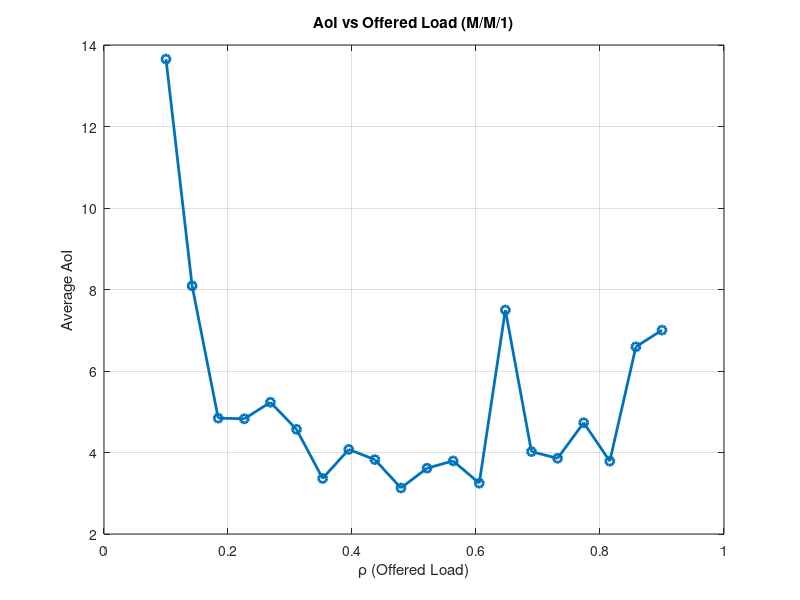

Write MATLAB code to recreate this figure.
clc; clear; close all;

T = 200;
mu = 1;

lambda_list = linspace(0.1, 0.9, 20);   % offered load range
rho_list = lambda_list / mu;

aoi_mm1 = zeros(size(lambda_list));

for k = 1:length(lambda_list)
    
    lambda = lambda_list(k);
    
    % ----- generate arrivals -----
    t = 0;
    gen_arr = [];
    while t < T
        t = t - log(rand)/lambda;
        gen_arr = [gen_arr, t];
    end
    
    n = length(gen_arr);
    del_times = zeros(1,n);
    
    % ----- M/M/1 service -----
    for i = 1:n
        service = -log(rand)/mu;
        if i == 1
            del_times(i) = gen_arr(i) + service;
        else
            del_times(i) = max(gen_arr(i), del_times(i-1)) + service;
        end
    end
    
    % ----- AoI -----
    time = linspace(0, T, 2000);
    aoi = zeros(size(time));
    
    idx = 1;
    for i = 1:length(time)
        while idx <= n && del_times(idx) <= time(i)
            idx = idx + 1;
        end
        
        if idx == 1
            last_gen = 0;
        else
            last_gen = gen_arr(idx-1);
        end
        
        aoi(i) = time(i) - last_gen;
    end
    
    % store average AoI
    aoi_mm1(k) = mean(aoi);
end

% ----- Plot -----
plot(rho_list, aoi_mm1, 'o-', 'LineWidth', 2);
xlabel('\rho (Offered Load)');
ylabel('Average AoI');
title('AoI vs Offered Load (M/M/1)');
grid on;
